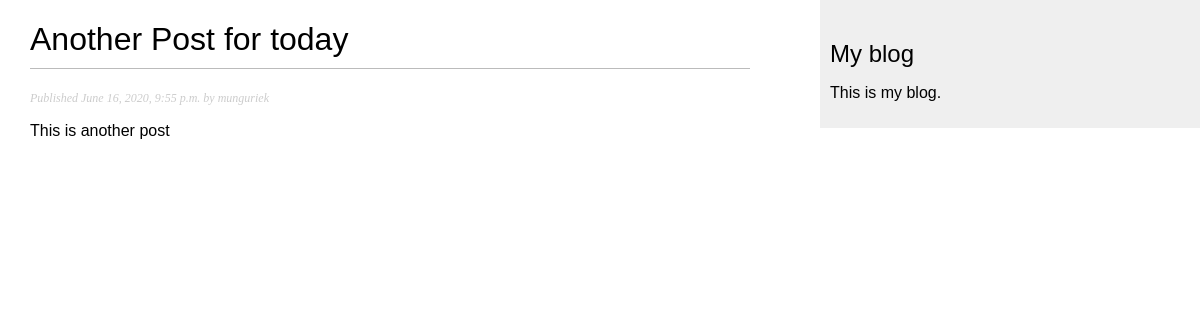
/blog/2020/6/16/another-post-for-today/, run on the app's committed database.
### blog/models.py (models this page shows, shortened)
class Post(models.Model):
    STATUS_CHOICES = (
        ('draft', 'Draft'),
        ('published', 'Published'),
    )
    title = models.CharField(max_length=250)
    slug = models.SlugField(max_length=250, unique_for_date='publish')
    author = models.ForeignKey(User, on_delete=models.CASCADE, related_name='blog_posts')
    body = models.TextField()
    publish = models.DateTimeField(default = timezone.now)
    created = models.DateTimeField(auto_now_add=True)
    updated = models.DateTimeField(auto_now=True)
    status = models.CharField(max_length=10, choices=STATUS_CHOICES,default='draft')
    class Meta:
        ordering = ('-publish',)
    object = models.Manager() #The default manager.
    published = PublishedManager() #Our custom manager.

### blog/views.py (the view)
# urls.py: path('<int:year>/<int:month>/<int:day>/<slug:post>/', views.post_detail, name='post_detail'),
def post_detail(request, year, month, day, post):
    post = get_object_or_404(Post, slug=post, status='published', publish__year = year, publish__month = month, publish__day=day)
    return render(request, 'blog/post/detail.html', {'post':post})

### blog/templates/blog/post/detail.html (shortened to what this page needs)
{% extends "blog/base.html" %}
{% block content %}
 <h1>{{ post.title }}</h1>
 <p class="date">
     Published {{ post.publish }} by {{ post.author }}
 </p>
 {{ post.body | linebreaks }}
 {% endblock %}

### blog/static/css/blog.css (style rules this page uses)
body { margin:0; padding:0; font-family:helvetica, sans-serif; }
h1 { font-weight:normal; border-bottom:1px solid #bbb; padding:0 0 10px 0; }
p.date { color:#ccc; font-family: georgia, serif; font-size: 12px; font-style: italic; }

### data on the page
Post: title "Another Post for today", publish "June 16, 2020, 9:55 p.m.", author "munguriek", body "This is another post"
